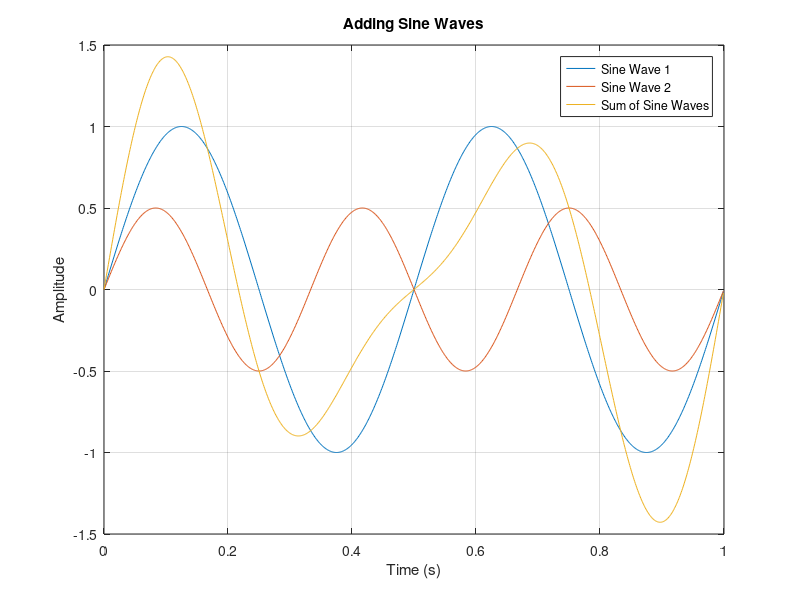

MATLAB code for this plot:
% Define the parameters for the first sine wave
amplitude1 = 1;
frequency1 = 2;  % in Hz

% Define the parameters for the second sine wave
amplitude2 = 0.5;
frequency2 = 3;  % in Hz

% Define the common parameters
duration = 1;  % in seconds
sampling_rate = 1000;  % in samples per second

% Generate the time vector
t = 0:1/sampling_rate:duration-1/sampling_rate;

% Generate the sine waves
sin_wave1 = amplitude1 * sin(2 * pi * frequency1 * t);
sin_wave2 = amplitude2 * sin(2 * pi * frequency2 * t);

% Add the sine waves together
sum_wave = sin_wave1 + sin_wave2;

% Plot the individual sine waves and their sum
plot(t, sin_wave1, 'DisplayName', 'Sine Wave 1');
hold on;
plot(t, sin_wave2, 'DisplayName', 'Sine Wave 2');
plot(t, sum_wave, 'DisplayName', 'Sum of Sine Waves');
hold off;
xlabel('Time (s)');
ylabel('Amplitude');
title('Adding Sine Waves');
legend;
grid on;

